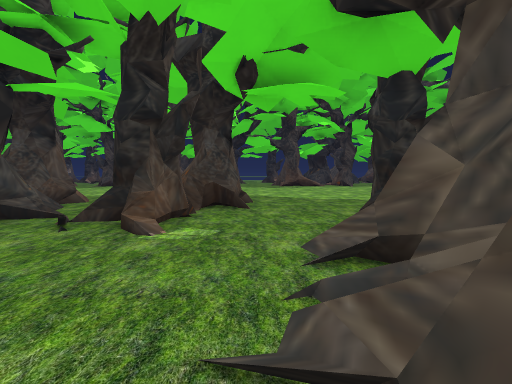
View 1 (above)

16 first-person views from a walk through a level from a Godot 3-D game. The camera is 1.4 m above the floor, tilts 4° down and sees 90° across. The floor is counted in squares, 1.73 m on a side. Each view is taken from the middle of a square. On the plan, view 1 faces up. The plan holds only what a view shows up to about 10 squares ahead; the rest is blank. The place goes on beyond the plan.

View 2
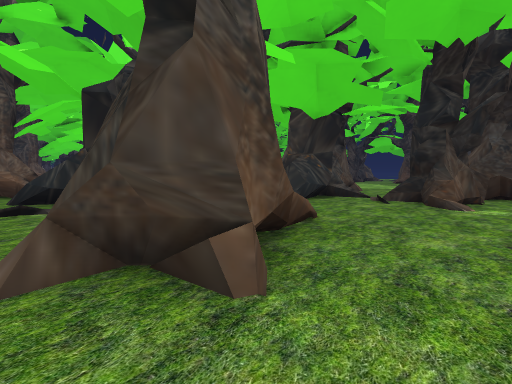

View 3
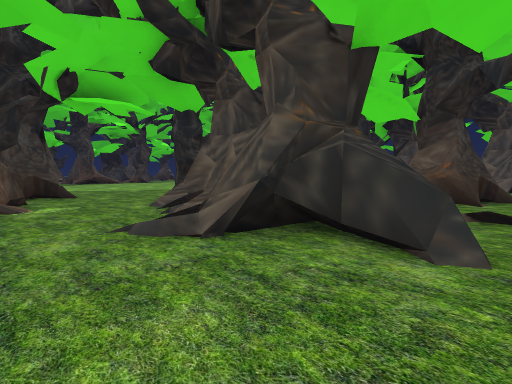

View 4
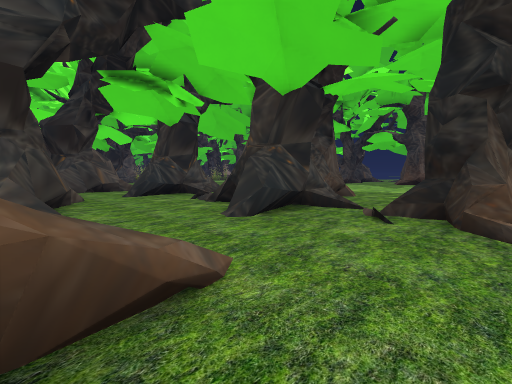

View 5
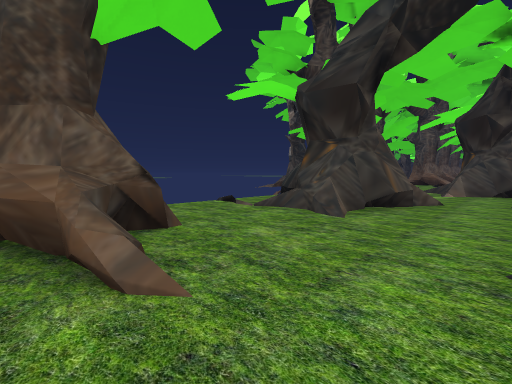

View 6
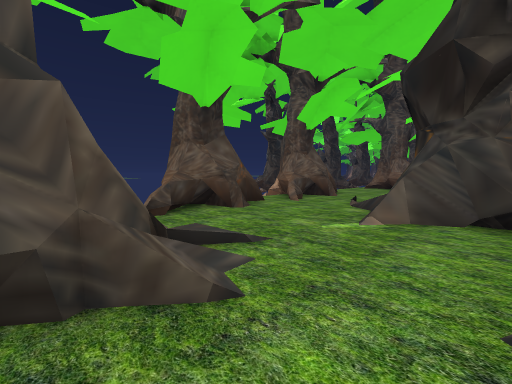

View 7
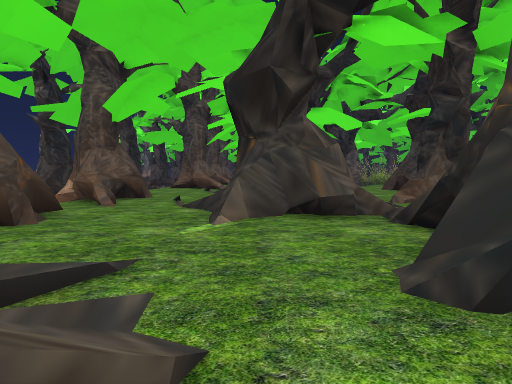

View 8
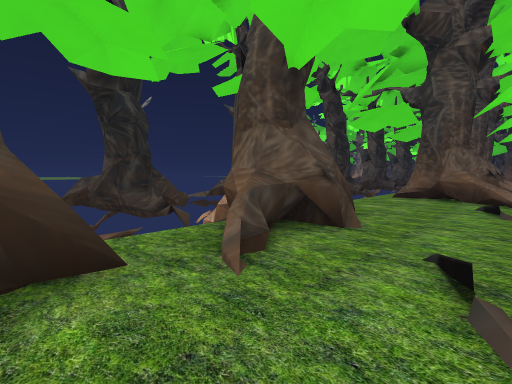

View 9
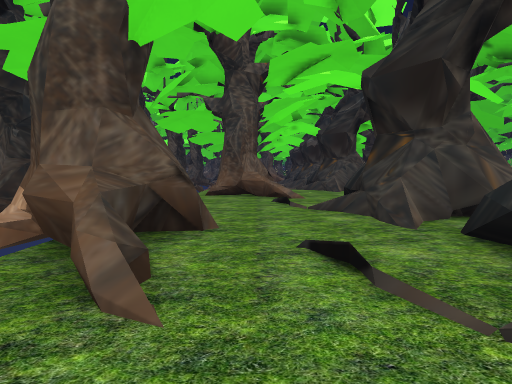

View 10
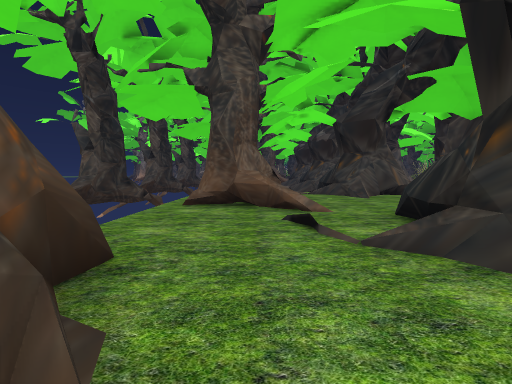

View 11
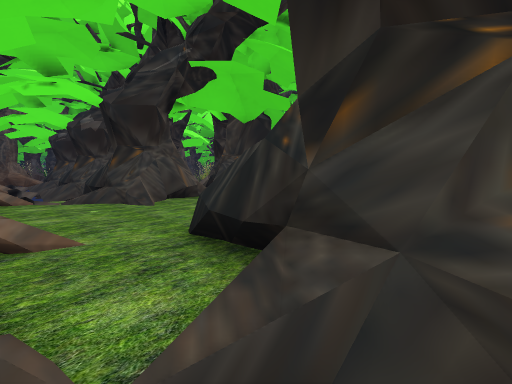

View 12
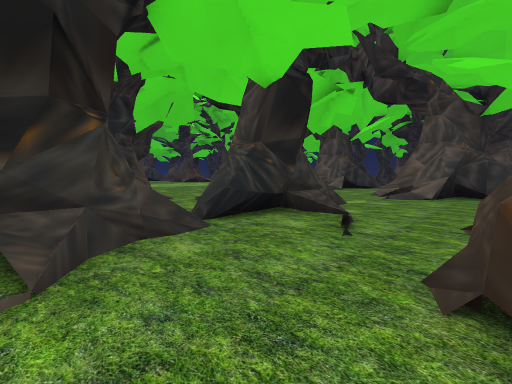

View 13
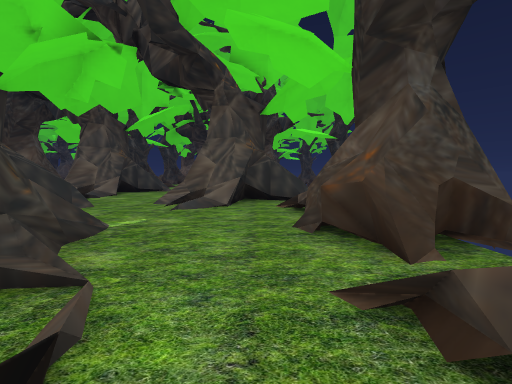

View 14
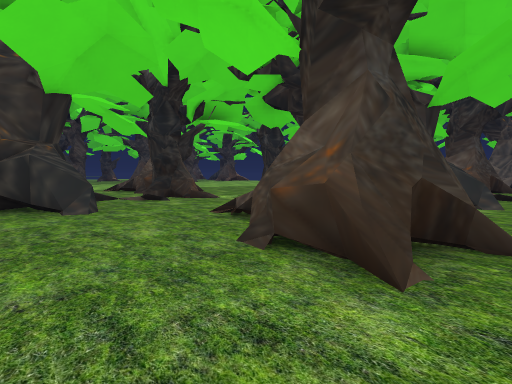

View 15
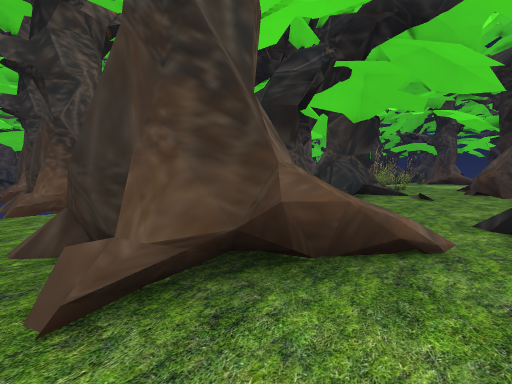

View 16
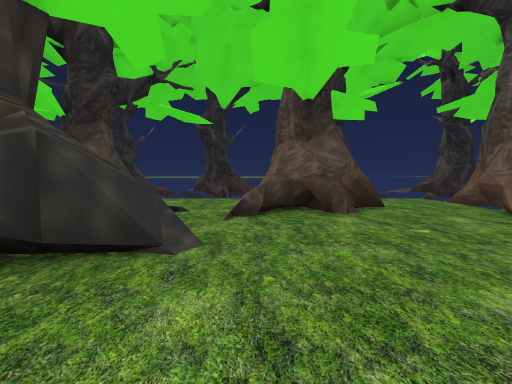

### Floor plan
Key: @ floor where view 1 was taken; # wall or solid block; x gap in a wall; . floor; / step, stairs or slope; = window, fence, low wall or low ledge.
Columns run from 30 left of view 1 to 4 right of it. Each row starts with its distance up from view 1.
 10       ##                ..    .....
  9      ..#               #..   #.....
  8      ...     #         #... ##....
  7    ## ..    ##.        #=..x=....
  6   ##....    #/.       ####.##....#
  5   #/....     .//#####/###..##....
  4   #...... #    #..##....#...... #
  3  ###....###..  #.............../#
  2  ##....####.####.............../#
  1  # ......###..##...###....#.../##
  0 ##....#.##...#.....####...##..@#
 -1 #..####.............###..###...#
 -2 #...###...####.####.##...###...##
 -3 #...##....####.###..###...x....x..#
 -4           #    #

Where each view was taken, in squares from view 1:
view 1: 0 up, 0 right, facing up
view 2: 3 down, 1 left, facing up-left
view 3: 3 down, 2 left, facing up-right
view 4: 0 up, 2 left, facing up-left
view 5: 3 up, 3 left, facing down-left
view 6: 3 up, 10 left, facing down-left
view 7: 2 up, 10 left, facing left
view 8: 0 up, 15 left, facing down-left
view 9: 1 down, 15 left, facing left
view 10: 1 down, 18 left, facing left
view 11: 0 up, 20 left, facing up-left
view 12: 2 down, 21 left, facing up-right
view 13: 1 down, 18 left, facing right
view 14: 3 down, 7 left, facing up-right
view 15: 3 down, 23 left, facing up-left
view 16: 5 up, 24 left, facing down
